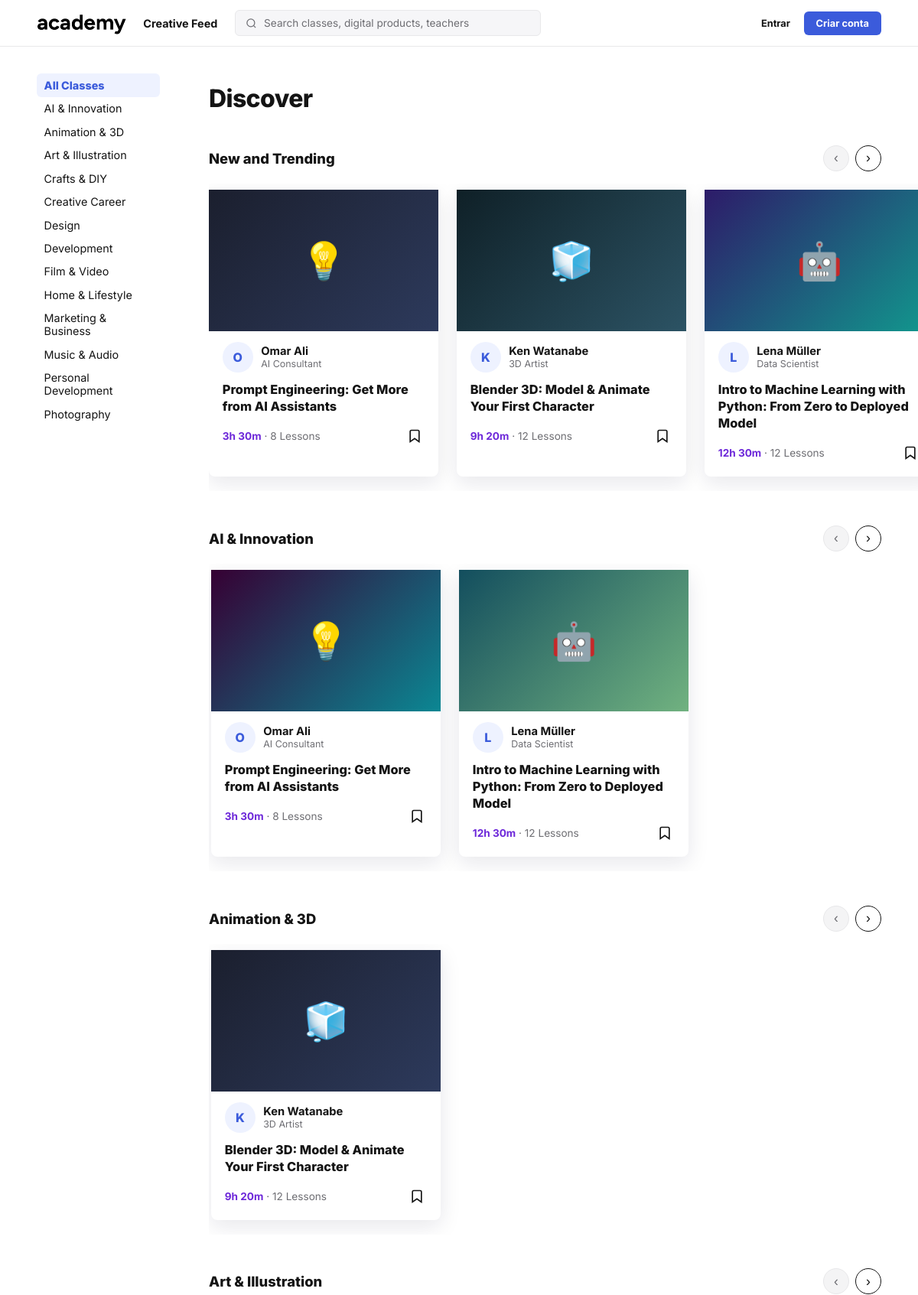
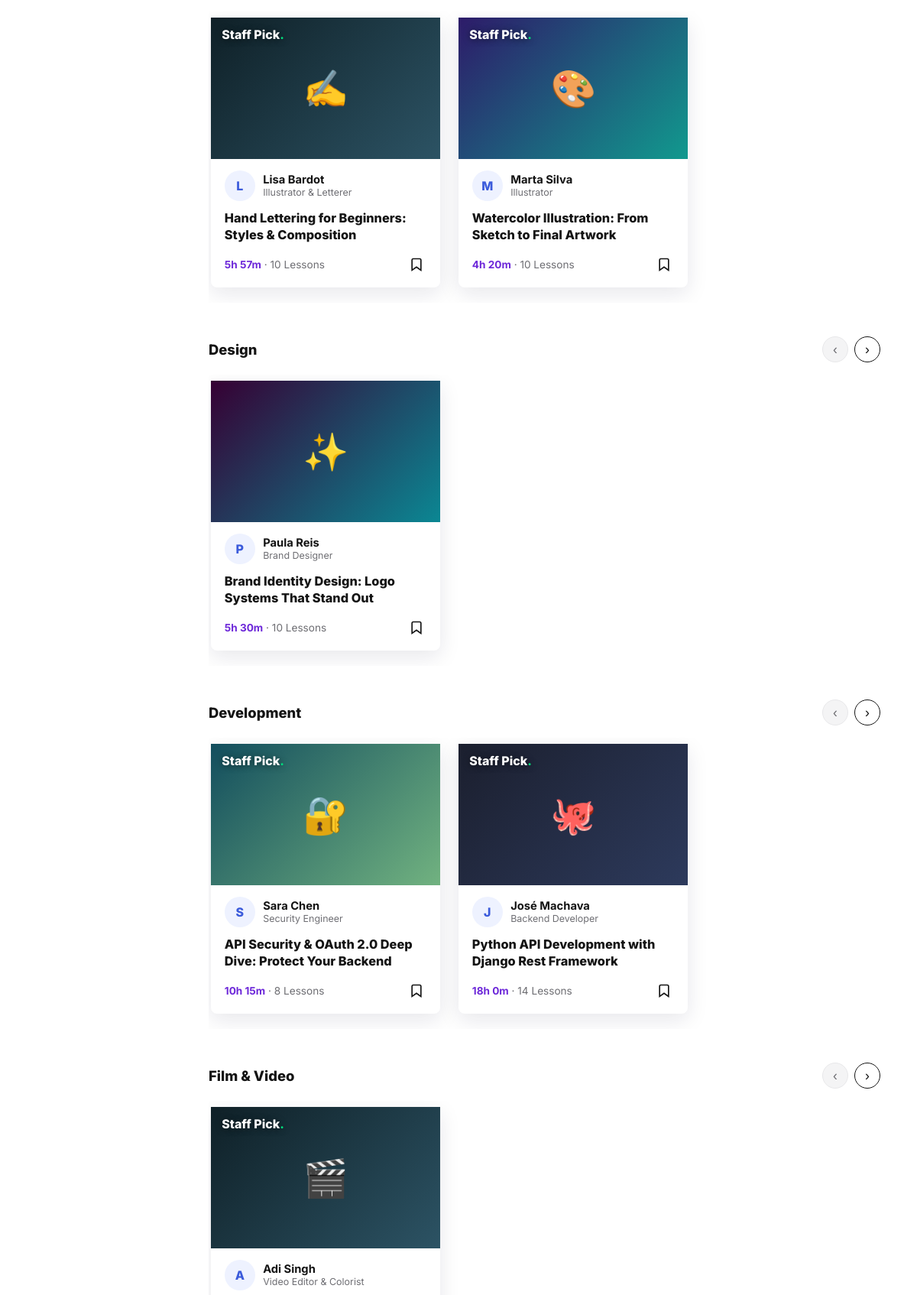
The page / (upper part) on the database its author committed (2 pictures, top to bottom).
### accounts/models.py (models this page shows, shortened)
class Course(models.Model):
    LEVEL_CHOICES = [
        ("beginner", "Beginner"),
        ("intermediate", "Intermediate"),
        ("advanced", "Advanced"),
    ]
    title = models.CharField(max_length=255)
    instructor = models.CharField(max_length=150, default="Academy Team")
    rating = models.DecimalField(max_digits=2, decimal_places=1, default=4.5)
    reviews = models.PositiveIntegerField(default=0)
    duration = models.CharField(max_length=50, default="6h 00m")
    students = models.CharField(max_length=50, default="1.0k")
    level = models.CharField(max_length=20, choices=LEVEL_CHOICES, default="beginner")
    tags = models.CharField(max_length=255, default="", blank=True)
    category = models.CharField(max_length=100, default="Development")
    extra_tags = models.PositiveIntegerField(default=0)
    role = models.CharField(max_length=150, default="Teacher")
    lessons = models.PositiveIntegerField(default=10)
    emoji = models.CharField(max_length=10, default="📚")
    is_new = models.BooleanField(default=False)
    staff_pick = models.BooleanField(default=False)
    is_free = models.BooleanField(default=True)
    created_at = models.DateTimeField(auto_now_add=True)
    def tag_list(self):
        return [t.strip() for t in self.tags.split(",") if t.strip()]

### accounts/views.py (the view)
# urls.py: path("", views.landing_view, name="landing"),
def landing_view(request):
    if request.method == "POST":
        messages.success(request, "Subscrição confirmada! Bem-vindo à Academy.")
        return redirect("landing")
    ctx = _dashboard_context(
        request.user,
        request.GET.get("category") or None,
        request.GET.get("q") or None,
    )
    return render(request, "dashboard.html", ctx)

### accounts/context_processors.py (called while the page is built, shortened)
def notifications(request):
    user = getattr(request, "user", None)
    if user is None or not user.is_authenticated:
        return {"notifications": [], "notif_count": 0}

### accounts/views.py (called while the page is built)
def ensure_demo_courses():
    if Course.objects.exists():
        return
    for data in DEMO_COURSES:
        Course.objects.create(**data)

### templates/dashboard.html (shortened to what this page needs)
{% load static %}
<!DOCTYPE html>
<html lang="en">
<head>
</head>
<body>
  <header>
    <div class="header-inner">
    <a class="logo" href="{% url 'landing' %}"><img src="{% static 'images/logo.png' %}" alt="Academy"></a>
    <a class="top-link hide-m" href="{% url 'landing' %}">Creative Feed</a>
    <form class="search-form" method="get" action="{% url 'landing' %}">
      <div class="search-wrap">
        <svg width="15" height="15" viewBox="0 0 24 24" fill="none" stroke="currentColor" stroke-width="2"><circle cx="11" cy="11" r="8"/><line x1="21" y1="21" x2="16.65" y2="16.65"/></svg>
        <input type="text" name="q" value="{{ query|default:'' }}" placeholder="Search classes, digital products, teachers" />
      </div>
    </form>
    {% if user.is_authenticated %}
    <nav class="top-right user-nav">
      <a class="top-link hide-m" href="{% url 'enrolled' %}">My Classes</a>
      <div class="user-menu">
        <button class="bell" id="bellBtn" aria-label="Notifications">
          <svg width="20" height="20" viewBox="0 0 24 24" fill="none" stroke="currentColor" stroke-width="2"><path d="M18 8A6 6 0 006 8c0 7-3 9-3 9h18s-3-2-3-9"/><path d="M13.73 21a2 2 0 01-3.46 0"/></svg>
          {% if notif_count %}<span class="bell-dot">{{ notif_count }}</span>{% endif %}
        </button>
        <div class="menu-card notif-card" id="bellCard" hidden>
          <div class="menu-title">Notifications</div>
          {% for n in notifications %}
          <a class="notif-item" href="{% url 'classroom' n.course_id %}">
            <span class="notif-dot {{ n.kind }}"></span>
            <span><strong>{{ n.title }}</strong><em>{{ n.text }}</em><small>{{ n.when|timesince }} ago</small></span>
          </a>
          {% empty %}
          <div class="notif-empty">No notifications yet.</div>
          {% endfor %}
        </div>
      </div>
      <div class="user-menu">
        <button class="avatar" id="avatarBtn" aria-label="Account menu">{{ user.first_name.0|default:"A" }}{{ user.last_name.0 }}</button>
        <div class="menu-card" id="userMenu" hidden>
          <div class="menu-name">{{ user.get_full_name }}</div>
          <div class="menu-email">{{ user.email }}</div>
          <div class="menu-sep"></div>
          <a class="menu-signout" href="{% url 'logout' %}">Sign out</a>
        </div>
      </div>
    {% else %}
    <nav class="top-right auth-nav">
      <a class="btn-login" href="{% url 'login' %}">Entrar</a>
      <a class="btn-signup" href="{% url 'signup' %}">Criar conta</a>
    </nav>
    {% endif %}
    </div>
  </header>
  <div class="layout">
    <aside id="sidebar">
      <a class="side-link strong {% if not active_category %}active{% endif %}" href="{% url 'landing' %}">All Classes</a>
      {% for cat in categories %}
      <a class="side-link {% if active_category == cat %}active{% endif %}" href="{% url 'landing' %}?category={{ cat|urlencode }}">{{ cat }}</a>
      {% endfor %}
    </aside>
    <main>
      <h1 class="page-title">{% if active_category %}{{ active_category }}{% elif query %}Results{% else %}Discover{% endif %}</h1>
      {% for section in sections %}
      <section class="cat-row">
        <div class="picks-head">
          <h2 class="detail-h">{{ section.title }}</h2>
          <div class="picks-arrows">
            <button class="row-prev" aria-label="Previous">‹</button>
            <button class="row-next" aria-label="Next">›</button>
          </div>
        </div>
        <div class="row-track">
          {% for course in section.courses %}
          <article class="d-card">
            <a class="d-cover {% cycle 'g0' 'g1' 'g2' 'g3' 'g4' %}" href="{% url 'classroom' course.id %}">
              <span>{{ course.emoji }}</span>
              {% if course.staff_pick %}<span class="d-staff">Staff Pick<i>.</i></span>{% endif %}
            </a>
            <div class="d-teacher">
              <span class="d-avatar">{{ course.instructor|slice:":1" }}</span>
              <span class="d-tinfo"><strong>{{ course.instructor }}</strong><em>{{ course.role }}</em></span>
            </div>
            <a class="d-title" href="{% url 'classroom' course.id %}">{{ course.title }}</a>
            <div class="d-foot">
              <span class="d-meta"><b>{{ course.duration }}</b> · {{ course.lessons }} Lessons</span>
              <form method="post" action="{% url 'toggle_save' course.id %}">
                <button type="submit" class="d-save {% if course.is_saved %}on{% endif %}" title="Save">
                  <svg viewBox="0 0 24 24" fill="{% if course.is_saved %}currentColor{% else %}none{% endif %}" stroke="currentColor" stroke-width="2"><path d="M19 21l-7-5-7 5V5a2 2 0 012-2h10a2 2 0 012 2z"/></svg>
                </button>
              </form>
            </div>
          </article>
          {% empty %}
          <div class="empty-state">
            <h3>No classes found</h3>
            <p>Try a different search or category.</p>
          </div>
          {% endfor %}
        </div>
      </section>
      {% empty %}
      <div class="empty-state">
        <h3>No classes found</h3>
        <p>Try a different search or category.</p>
      </div>
      {% endfor %}
    </main>
  </div>
</body>
</html>

### rows shown on the page
Course: emoji "💡", instructor "O", instructor "Omar Ali", role "AI Consultant", title "Prompt Engineering: Get More from AI Assistants", duration "3h 30m", lessons "8"
Course: emoji "🧊", instructor "K", instructor "Ken Watanabe", role "3D Artist", title "Blender 3D: Model & Animate Your First Character", duration "9h 20m", lessons "12"
Course: emoji "🤖", instructor "L", instructor "Lena Müller", role "Data Scientist", title "Intro to Machine Learning with Python: From Zero to Deployed Model", duration "12h 30m", lessons "12"
Course: emoji "✍️", staff_pick "Staff Pick", instructor "L", instructor "Lisa Bardot", role "Illustrator & Letterer", title "Hand Lettering for Beginners: Styles & Composition", duration "5h 57m", lessons "10"
Course: emoji "🎨", staff_pick "Staff Pick", instructor "M", instructor "Marta Silva", role "Illustrator", title "Watercolor Illustration: From Sketch to Final Artwork", duration "4h 20m", lessons "10"
Course: emoji "✨", instructor "P", instructor "Paula Reis", role "Brand Designer", title "Brand Identity Design: Logo Systems That Stand Out", duration "5h 30m", lessons "10"
Course: emoji "🔐", staff_pick "Staff Pick", instructor "S", instructor "Sara Chen", role "Security Engineer", title "API Security & OAuth 2.0 Deep Dive: Protect Your Backend", duration "10h 15m", lessons "8"
Course: emoji "🐙", staff_pick "Staff Pick", instructor "J", instructor "José Machava", role "Backend Developer", title "Python API Development with Django Rest Framework", duration "18h 0m", lessons "14"
Course: emoji "🎬", staff_pick "Staff Pick", instructor "A", instructor "Adi Singh", role "Video Editor & Colorist"

### other values the page prints
{{ cat }} "AI & Innovation" "Animation & 3D" "Art & Illustration" "Crafts & DIY" "Creative Career" "Design" "Development" "Film & Video" "Home & Lifestyle" "Marketing & Business" "Music & Audio" "Personal Development" "Photography"
{{ section.title }} "New and Trending" "AI & Innovation" "Animation & 3D" "Art & Illustration" "Design" "Development" "Film & Video"
